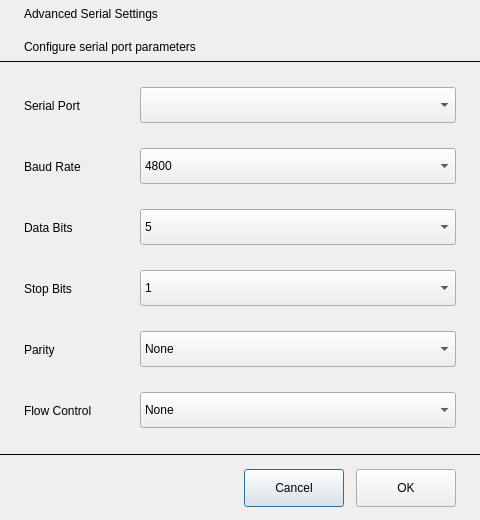
<?xml version="1.0" encoding="UTF-8"?>
<ui version="4.0">
 <class>setting</class>
 <widget class="QDialog" name="setting">
  <property name="geometry">
   <rect>
    <x>0</x>
    <y>0</y>
    <width>480</width>
    <height>520</height>
   </rect>
  </property>
  <property name="sizePolicy">
   <sizepolicy hsizetype="Fixed" vsizetype="Fixed">
    <horstretch>0</horstretch>
    <verstretch>0</verstretch>
   </sizepolicy>
  </property>
  <property name="minimumSize">
   <size>
    <width>480</width>
    <height>520</height>
   </size>
  </property>
  <property name="maximumSize">
   <size>
    <width>480</width>
    <height>520</height>
   </size>
  </property>
  <property name="windowTitle">
   <string>Advanced Serial Settings</string>
  </property>
  <layout class="QVBoxLayout" name="dialogLayout">
   <property name="spacing">
    <number>0</number>
   </property>
   <property name="leftMargin">
    <number>0</number>
   </property>
   <property name="topMargin">
    <number>0</number>
   </property>
   <property name="rightMargin">
    <number>0</number>
   </property>
   <property name="bottomMargin">
    <number>0</number>
   </property>
   <item>
    <widget class="QWidget" name="headerWidget">
     <property name="minimumSize">
      <size>
       <width>0</width>
       <height>60</height>
      </size>
     </property>
     <property name="maximumSize">
      <size>
       <width>16777215</width>
       <height>60</height>
      </size>
     </property>
     <layout class="QVBoxLayout" name="headerLayout">
      <property name="leftMargin">
       <number>24</number>
      </property>
      <property name="topMargin">
       <number>0</number>
      </property>
      <property name="rightMargin">
       <number>24</number>
      </property>
      <property name="bottomMargin">
       <number>0</number>
      </property>
      <item>
       <widget class="QLabel" name="titleLabel">
        <property name="text">
         <string>Advanced Serial Settings</string>
        </property>
       </widget>
      </item>
      <item>
       <widget class="QLabel" name="subtitleLabel">
        <property name="text">
         <string>Configure serial port parameters</string>
        </property>
       </widget>
      </item>
     </layout>
    </widget>
   </item>
   <item>
    <widget class="QFrame" name="headerDivider">
     <property name="frameShape">
      <enum>QFrame::HLine</enum>
     </property>
     <property name="frameShadow">
      <enum>QFrame::Plain</enum>
     </property>
    </widget>
   </item>
   <item>
    <widget class="QWidget" name="contentWidget">
     <layout class="QVBoxLayout" name="contentLayout">
      <property name="spacing">
       <number>16</number>
      </property>
      <property name="leftMargin">
       <number>24</number>
      </property>
      <property name="topMargin">
       <number>20</number>
      </property>
      <property name="rightMargin">
       <number>24</number>
      </property>
      <property name="bottomMargin">
       <number>20</number>
      </property>
      <item>
       <widget class="QWidget" name="portRowWidget">
        <layout class="QHBoxLayout" name="portRowLayout">
         <property name="spacing">
          <number>16</number>
         </property>
         <property name="leftMargin">
          <number>0</number>
         </property>
         <property name="topMargin">
          <number>0</number>
         </property>
         <property name="rightMargin">
          <number>0</number>
         </property>
         <property name="bottomMargin">
          <number>0</number>
         </property>
         <item>
          <widget class="QLabel" name="portLabel">
           <property name="minimumSize">
            <size>
             <width>100</width>
             <height>0</height>
            </size>
           </property>
           <property name="text">
            <string>Serial Port</string>
           </property>
          </widget>
         </item>
         <item>
          <widget class="QComboBox" name="comComboBox">
           <property name="sizePolicy">
            <sizepolicy hsizetype="Expanding" vsizetype="Fixed">
             <horstretch>0</horstretch>
             <verstretch>0</verstretch>
            </sizepolicy>
           </property>
           <property name="minimumSize">
            <size>
             <width>0</width>
             <height>36</height>
            </size>
           </property>
          </widget>
         </item>
        </layout>
       </widget>
      </item>
      <item>
       <widget class="QWidget" name="baudRowWidget">
        <layout class="QHBoxLayout" name="baudRowLayout">
         <property name="spacing">
          <number>16</number>
         </property>
         <property name="leftMargin">
          <number>0</number>
         </property>
         <property name="topMargin">
          <number>0</number>
         </property>
         <property name="rightMargin">
          <number>0</number>
         </property>
         <property name="bottomMargin">
          <number>0</number>
         </property>
         <item>
          <widget class="QLabel" name="baudLabel">
           <property name="minimumSize">
            <size>
             <width>100</width>
             <height>0</height>
            </size>
           </property>
           <property name="text">
            <string>Baud Rate</string>
           </property>
          </widget>
         </item>
         <item>
          <widget class="QComboBox" name="baudComboBox">
           <property name="sizePolicy">
            <sizepolicy hsizetype="Expanding" vsizetype="Fixed">
             <horstretch>0</horstretch>
             <verstretch>0</verstretch>
            </sizepolicy>
           </property>
           <property name="minimumSize">
            <size>
             <width>0</width>
             <height>36</height>
            </size>
           </property>
           <item>
            <property name="text">
             <string>4800</string>
            </property>
           </item>
           <item>
            <property name="text">
             <string>9600</string>
            </property>
           </item>
           <item>
            <property name="text">
             <string>19200</string>
            </property>
           </item>
           <item>
            <property name="text">
             <string>38400</string>
            </property>
           </item>
           <item>
            <property name="text">
             <string>57600</string>
            </property>
           </item>
           <item>
            <property name="text">
             <string>115200</string>
            </property>
           </item>
           <item>
            <property name="text">
             <string>128000</string>
            </property>
           </item>
           <item>
            <property name="text">
             <string>256000</string>
            </property>
           </item>
           <item>
            <property name="text">
             <string>921600</string>
            </property>
           </item>
           <item>
            <property name="text">
             <string>1500000</string>
            </property>
           </item>
          </widget>
         </item>
        </layout>
       </widget>
      </item>
      <item>
       <widget class="QWidget" name="dataBitsRowWidget">
        <layout class="QHBoxLayout" name="dataBitsRowLayout">
         <property name="spacing">
          <number>16</number>
         </property>
         <property name="leftMargin">
          <number>0</number>
         </property>
         <property name="topMargin">
          <number>0</number>
         </property>
         <property name="rightMargin">
          <number>0</number>
         </property>
         <property name="bottomMargin">
          <number>0</number>
         </property>
         <item>
          <widget class="QLabel" name="dataBitsLabel">
           <property name="minimumSize">
            <size>
             <width>100</width>
             <height>0</height>
            </size>
           </property>
           <property name="text">
            <string>Data Bits</string>
           </property>
          </widget>
         </item>
         <item>
          <widget class="QComboBox" name="bitComboBox">
           <property name="sizePolicy">
            <sizepolicy hsizetype="Expanding" vsizetype="Fixed">
             <horstretch>0</horstretch>
             <verstretch>0</verstretch>
            </sizepolicy>
           </property>
           <property name="minimumSize">
            <size>
             <width>0</width>
             <height>36</height>
            </size>
           </property>
           <item>
            <property name="text">
             <string>5</string>
            </property>
           </item>
           <item>
            <property name="text">
             <string>6</string>
            </property>
           </item>
           <item>
            <property name="text">
             <string>7</string>
            </property>
           </item>
           <item>
            <property name="text">
             <string>8</string>
            </property>
           </item>
          </widget>
         </item>
        </layout>
       </widget>
      </item>
      <item>
       <widget class="QWidget" name="stopBitsRowWidget">
        <layout class="QHBoxLayout" name="stopBitsRowLayout">
         <property name="spacing">
          <number>16</number>
         </property>
         <property name="leftMargin">
          <number>0</number>
         </property>
         <property name="topMargin">
          <number>0</number>
         </property>
         <property name="rightMargin">
          <number>0</number>
         </property>
         <property name="bottomMargin">
          <number>0</number>
         </property>
         <item>
          <widget class="QLabel" name="stopBitsLabel">
           <property name="minimumSize">
            <size>
             <width>100</width>
             <height>0</height>
            </size>
           </property>
           <property name="text">
            <string>Stop Bits</string>
           </property>
          </widget>
         </item>
         <item>
          <widget class="QComboBox" name="stopComboBox">
           <property name="sizePolicy">
            <sizepolicy hsizetype="Expanding" vsizetype="Fixed">
             <horstretch>0</horstretch>
             <verstretch>0</verstretch>
            </sizepolicy>
           </property>
           <property name="minimumSize">
            <size>
             <width>0</width>
             <height>36</height>
            </size>
           </property>
           <item>
            <property name="text">
             <string>1</string>
            </property>
           </item>
           <item>
            <property name="text">
             <string>2</string>
            </property>
           </item>
           <item>
            <property name="text">
             <string>3</string>
            </property>
           </item>
          </widget>
         </item>
        </layout>
       </widget>
      </item>
      <item>
       <widget class="QWidget" name="parityRowWidget">
        <layout class="QHBoxLayout" name="parityRowLayout">
         <property name="spacing">
          <number>16</number>
         </property>
         <property name="leftMargin">
          <number>0</number>
         </property>
         <property name="topMargin">
          <number>0</number>
         </property>
         <property name="rightMargin">
          <number>0</number>
         </property>
         <property name="bottomMargin">
          <number>0</number>
         </property>
         <item>
          <widget class="QLabel" name="parityLabel">
           <property name="minimumSize">
            <size>
             <width>100</width>
             <height>0</height>
            </size>
           </property>
           <property name="text">
            <string>Parity</string>
           </property>
          </widget>
         </item>
         <item>
          <widget class="QComboBox" name="parityComboBox">
           <property name="sizePolicy">
            <sizepolicy hsizetype="Expanding" vsizetype="Fixed">
             <horstretch>0</horstretch>
             <verstretch>0</verstretch>
            </sizepolicy>
           </property>
           <property name="minimumSize">
            <size>
             <width>0</width>
             <height>36</height>
            </size>
           </property>
           <item>
            <property name="text">
             <string>None</string>
            </property>
           </item>
           <item>
            <property name="text">
             <string>Even</string>
            </property>
           </item>
           <item>
            <property name="text">
             <string>Odd</string>
            </property>
           </item>
           <item>
            <property name="text">
             <string>Space</string>
            </property>
           </item>
           <item>
            <property name="text">
             <string>Mark</string>
            </property>
           </item>
          </widget>
         </item>
        </layout>
       </widget>
      </item>
      <item>
       <widget class="QWidget" name="flowCtrlRowWidget">
        <layout class="QHBoxLayout" name="flowCtrlRowLayout">
         <property name="spacing">
          <number>16</number>
         </property>
         <property name="leftMargin">
          <number>0</number>
         </property>
         <property name="topMargin">
          <number>0</number>
         </property>
         <property name="rightMargin">
          <number>0</number>
         </property>
         <property name="bottomMargin">
          <number>0</number>
         </property>
         <item>
          <widget class="QLabel" name="flowCtrlLabel">
           <property name="minimumSize">
            <size>
             <width>100</width>
             <height>0</height>
            </size>
           </property>
           <property name="text">
            <string>Flow Control</string>
           </property>
          </widget>
         </item>
         <item>
          <widget class="QComboBox" name="flowctrComboBox">
           <property name="sizePolicy">
            <sizepolicy hsizetype="Expanding" vsizetype="Fixed">
             <horstretch>0</horstretch>
             <verstretch>0</verstretch>
            </sizepolicy>
           </property>
           <property name="minimumSize">
            <size>
             <width>0</width>
             <height>36</height>
            </size>
           </property>
           <item>
            <property name="text">
             <string>None</string>
            </property>
           </item>
           <item>
            <property name="text">
             <string>Hardware</string>
            </property>
           </item>
           <item>
            <property name="text">
             <string>Software</string>
            </property>
           </item>
          </widget>
         </item>
        </layout>
       </widget>
      </item>
     </layout>
    </widget>
   </item>
   <item>
    <widget class="QFrame" name="footerDivider">
     <property name="frameShape">
      <enum>QFrame::HLine</enum>
     </property>
     <property name="frameShadow">
      <enum>QFrame::Plain</enum>
     </property>
    </widget>
   </item>
   <item>
    <widget class="QWidget" name="footerWidget">
     <property name="minimumSize">
      <size>
       <width>0</width>
       <height>64</height>
      </size>
     </property>
     <property name="maximumSize">
      <size>
       <width>16777215</width>
       <height>64</height>
      </size>
     </property>
     <layout class="QHBoxLayout" name="footerLayout">
      <property name="spacing">
       <number>12</number>
      </property>
      <property name="leftMargin">
       <number>24</number>
      </property>
      <property name="topMargin">
       <number>0</number>
      </property>
      <property name="rightMargin">
       <number>24</number>
      </property>
      <property name="bottomMargin">
       <number>0</number>
      </property>
      <item>
       <spacer name="footerSpacer">
        <property name="orientation">
         <enum>Qt::Horizontal</enum>
        </property>
        <property name="sizeHint" stdset="0">
         <size>
          <width>40</width>
          <height>20</height>
         </size>
        </property>
       </spacer>
      </item>
      <item>
       <widget class="QPushButton" name="cancelButton">
        <property name="sizePolicy">
         <sizepolicy hsizetype="Fixed" vsizetype="Fixed">
          <horstretch>0</horstretch>
          <verstretch>0</verstretch>
         </sizepolicy>
        </property>
        <property name="minimumSize">
         <size>
          <width>100</width>
          <height>38</height>
         </size>
        </property>
        <property name="text">
         <string>Cancel</string>
        </property>
       </widget>
      </item>
      <item>
       <widget class="QPushButton" name="okButton">
        <property name="sizePolicy">
         <sizepolicy hsizetype="Fixed" vsizetype="Fixed">
          <horstretch>0</horstretch>
          <verstretch>0</verstretch>
         </sizepolicy>
        </property>
        <property name="minimumSize">
         <size>
          <width>100</width>
          <height>38</height>
         </size>
        </property>
        <property name="text">
         <string>OK</string>
        </property>
       </widget>
      </item>
     </layout>
    </widget>
   </item>
  </layout>
 </widget>
 <resources/>
 <connections>
  <connection>
   <sender>okButton</sender>
   <signal>clicked()</signal>
   <receiver>setting</receiver>
   <slot>accept()</slot>
   <hints>
    <hint type="sourcelabel">
     <x>0</x>
     <y>0</y>
    </hint>
    <hint type="destinationlabel">
     <x>0</x>
     <y>0</y>
    </hint>
   </hints>
  </connection>
  <connection>
   <sender>cancelButton</sender>
   <signal>clicked()</signal>
   <receiver>setting</receiver>
   <slot>reject()</slot>
   <hints>
    <hint type="sourcelabel">
     <x>0</x>
     <y>0</y>
    </hint>
    <hint type="destinationlabel">
     <x>0</x>
     <y>0</y>
    </hint>
   </hints>
  </connection>
 </connections>
</ui>
